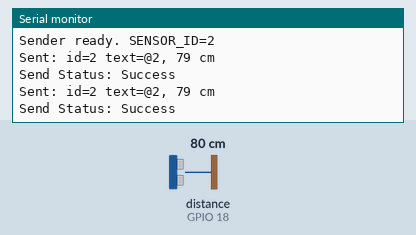
This sketch was run on a simulated ESP32. Shown: the last lines printed to the serial monitor. Wiring (inferred from the names in the program): ultrasonic range finder: trigger GPIO 5; echo GPIO 18. The test bench sets the inputs (shaded band); at power-on: distance to the obstacle (sensor on GPIO 18) 80 cm. The echo pulse lasts 58.3 µs per cm.

Above: at 1.3 s.
1.4 s: distance to the obstacle (sensor on GPIO 18) set to 2 cm
At 2.7 s:
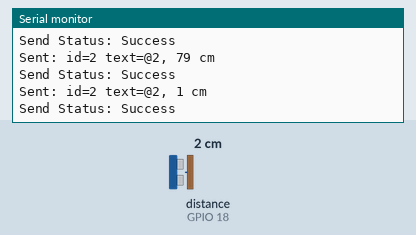
2.9 s: distance to the obstacle (sensor on GPIO 18) set to 4 cm
At 3.7 s:
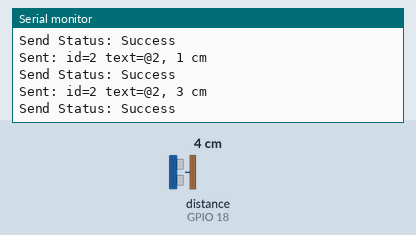
Timing chart, 0 to 5.9 s (numbered marks = the images above; inputs shaded):
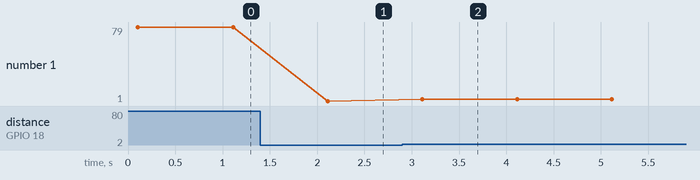

The sketch:

ultrasonic_2.ino
```cpp
// Sender_ESP32_fixed.ino
#include <esp_now.h>
#include <WiFi.h>

#define TRIG_PIN 5
#define ECHO_PIN 18

// Change to 1 or 2 depending on this device
#define SENSOR_ID 2

typedef struct struct_message {
  int id;
  char text[32];
} struct_message;

struct_message myData;

// Put the receiver (OLED ESP) MAC here (6 bytes). Replace with your receiver's MAC.
uint8_t receiverAddress[] = {0xf8, 0xb3, 0xb7, 0x30, 0x3b, 0x10};

void OnDataSent(const wifi_tx_info_t *info, esp_now_send_status_t status) {
  // Note: don't rely on info internals across ESP core versions; we only print status.
  Serial.print("Send Status: ");
  Serial.println(status == ESP_NOW_SEND_SUCCESS ? "Success" : "Fail");
}

long getDistance() {
  digitalWrite(TRIG_PIN, LOW);
  delayMicroseconds(2);
  digitalWrite(TRIG_PIN, HIGH);
  delayMicroseconds(10);
  digitalWrite(TRIG_PIN, LOW);
  long duration = pulseIn(ECHO_PIN, HIGH, 30000); // timeout 30ms
  if (duration == 0) return -1; // no echo
  long distance = duration * 0.034 / 2; // cm
  if (distance <= 0 || distance > 400) return -1;
  return distance;
}

void setup() {
  Serial.begin(115200);
  pinMode(TRIG_PIN, OUTPUT);
  pinMode(ECHO_PIN, INPUT);

  // WiFi must be in STA mode for ESP-NOW
  WiFi.mode(WIFI_STA);
  delay(100);

  if (esp_now_init() != ESP_OK) {
    Serial.println("ESP-NOW init failed");
    while (true) delay(1000);
  }

  // register send callback (new signature)
  esp_err_t cbres = esp_now_register_send_cb(OnDataSent);
  if (cbres != ESP_OK) {
    Serial.printf("Failed to register send cb: %d\n", cbres);
  }

  // add peer (unicast to receiver)
  esp_now_peer_info_t peerInfo = {};
  memcpy(peerInfo.peer_addr, receiverAddress, 6);
  peerInfo.channel = 0;
  peerInfo.encrypt = false;

  if (esp_now_add_peer(&peerInfo) != ESP_OK) {
    Serial.println("Failed to add peer (may already exist)");
    // continue anyway
  }

  Serial.printf("Sender ready. SENSOR_ID=%d\n", SENSOR_ID);
}

void loop() {
  long distance = getDistance();
  myData.id = SENSOR_ID;
  if (distance > 0) {
    snprintf(myData.text, sizeof(myData.text), "@%d, %ld cm", SENSOR_ID, distance);
  } else {
    snprintf(myData.text, sizeof(myData.text), "@%d clear", SENSOR_ID);
  }

  // send to receiver (unicast)
  esp_err_t res = esp_now_send(receiverAddress, (uint8_t *)&myData, sizeof(myData));
  if (res != ESP_OK) {
    Serial.printf("esp_now_send error: %d\n", res);
    // optional fallback: broadcast
    // esp_now_send(NULL, (uint8_t *)&myData, sizeof(myData));
  } else {
    Serial.printf("Sent: id=%d text=%s\n", myData.id, myData.text);
  }

  delay(1000); // send every 1 second
}
```

Measured:
- after the input at 1.4 s, the serial monitor: prints a new line after 0.71 s (image 1)
- after the input at 2.9 s, the serial monitor: prints a new line after 0.21 s (image 2)
- plotted number 1: 79 → 1 after the input at 1.4 s, 1 → 3 after the input at 2.9 s
